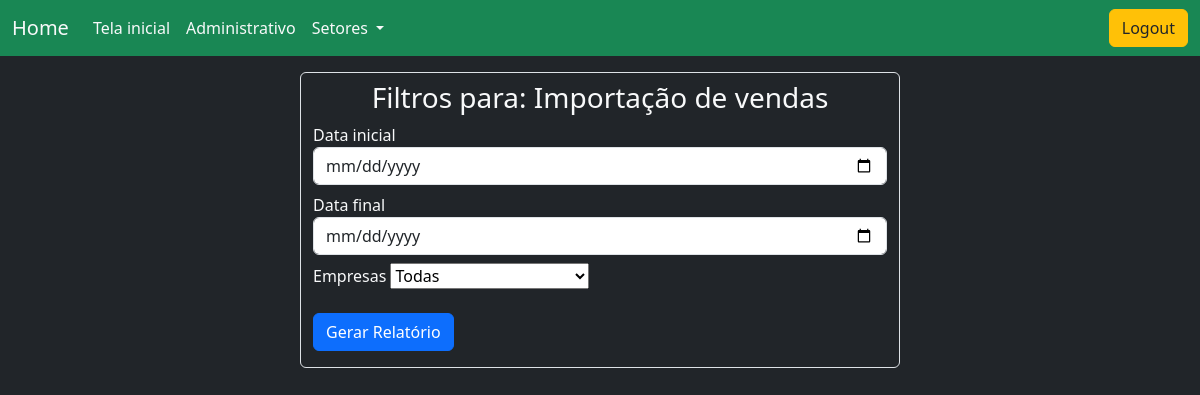
The app's page /?relatorio=30 (signed in) with its own data.
### administrador/models.py (models this page shows, shortened)
class Relatorios(models.Model):
    nome = models.CharField(max_length=100)
    query = models.TextField()
    setores = models.ForeignKey(Setores, on_delete=models.CASCADE)

class Filtros(models.Model):
    TIPO_CHOICES = [
        ('texto', 'Texto'),
        ('numero', 'Número'),
        ('data', 'Data'),
        ('empresa', 'Empresa'),
    ]
    relatorio = models.ForeignKey(Relatorios, on_delete=models.CASCADE, related_name='filtros')
    exibicao = models.CharField(max_length=100)
    variavel = models.CharField(max_length=100)
    tipo = models.CharField(max_length=10, choices=TIPO_CHOICES)

### usuario/views.py (the view, shortened to what this page needs)
# urls.py: path("", home_view, name="home_view"),
@login_required
def home_view(request):
    user = request.user
    perfil = get_object_or_404(Perfil, user=user.id)
    setores_usuario = perfil.setor.all()
    setor_nome = request.GET.get("setor")
    relatorio_id = request.GET.get("relatorio")
    relatorios = None
    filtros = None
    setor_selecionado = None
    relatorio = None
    empresas = None
    if relatorio_id:
        relatorio = get_object_or_404(Relatorios, id=relatorio_id)
        filtros = Filtros.objects.filter(relatorio=relatorio.id)  # type: ignore
        empresas = Empresa.objects.all().values()  # type: ignore
    else:
        relatorios = Relatorios.objects.filter(setores__in=setores_usuario).distinct()  # type: ignore
    context = {
        "setores": setores_usuario,
        "relatorios": relatorios,
        "filtros": filtros,
        "relatorio_selecionado": relatorio,
        "setor_selecionado": setor_selecionado,
        "empresas": empresas,
    }
    return render(request, "home.html", context)

### templates/home.html (shortened to what this page needs)
{% extends 'base.html' %}
{% load static %}
{% block content %}
    <div class="layout text-light">
        {% if relatorios %}
            <div class="container-fluid mt-3">
                <table class="table table-dark table-bordered border-light table-hover table-sm">
                    <thead>
                        <tr class="table-success">
                            <th scope="col" class="bg-success text-white">Nome</th>
                            <th scope="col" class="bg-success text-white">Ação</th>
                        </tr>
                    </thead>
                    <tbody>
                        {% for relatorio in relatorios %}
                            <tr class="bg-secondary">
                                {% if not setor_selecionado or relatorio.setores == setor_selecionado %}
                                    <th scope="row">{{ relatorio.nome|capfirst }}</th>
                                    <td>
                                        <a href="?relatorio={{ relatorio.id }}" class="btn btn-sm btn-warning">Abrir</a>
                                    </td>
                                {% endif %}
                            </tr>
                        {% empty %}
                            <tr class="table-danger">
                                <td colspan="4">Nenhum relatorio encontrado.</td>
                            </tr>
                        {% endfor %}
                    </tbody>
                </table>
            </div>
        {% elif relatorio_selecionado %}
            <div class="container w-50 mx-auto border rounded bg-dark text-light mt-3">
                <h3 class='my-2 text-center'>Filtros para: {{ relatorio_selecionado.nome }}</h3>
                <form method="POST"
                      action="{% url 'gerar_relatorio' relatorio_selecionado.id %}">
                    {% for filtro in filtros %}
                        <div class=" mb-2">
                            <label>{{ filtro.exibicao }}</label>
                            {% if filtro.tipo == "texto" %}
                                <input type="text" name="{{ filtro.variavel }}" class="form-control ">
                            {% elif filtro.tipo == "numero" %}
                                <input type="number" name="{{ filtro.variavel }}" class="form-control ">
                            {% elif filtro.tipo == "data" %}
                                <input type="date" name="{{ filtro.variavel }}" class="form-control">
                            {% elif filtro.tipo == "empresa" %}
                                <select name="{{ filtro.variavel }}">
                                    <option class=" bg-dark text-light" value="{{ 0 }}">Todas</option>
                                </select>
                            {% endif %}
                        </div>
                    {% endfor %}
                    <button type="submit" class="my-3 btn btn-primary">Gerar Relatório</button>
                </form>
            </div>
        {% endif %}
    {% endblock %}

### records on screen
Relatorios: nome "Importação de vendas"
Filtros: exibicao "Data inicial"
Filtros: exibicao "Data final"
Filtros: exibicao "Empresas", empresa "Todas"
